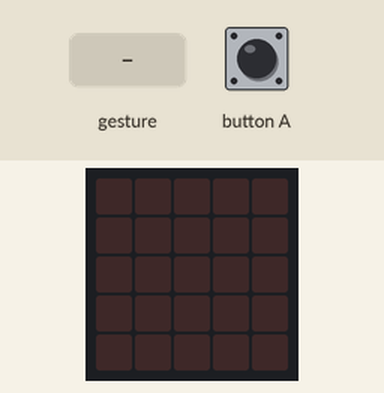
This program was run on a simulated BBC micro:bit (MakeCode). Parts: the board's 5×5 LED display. The test bench sets the inputs (shaded band). A tilt is held for 1.5 s and a shake lasts 1 s, then the board lies face up again.

Above: at 1.2 s.
1.3 s: gesture 'shake'
At 1.9 s:
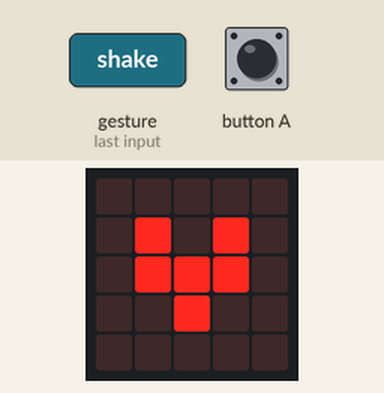
At 3.8 s:
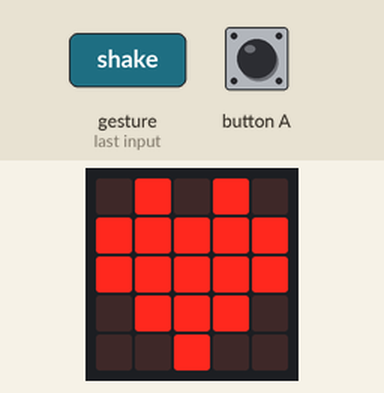
4.3 s: button A pressed for 0.15 s
At 5.3 s:
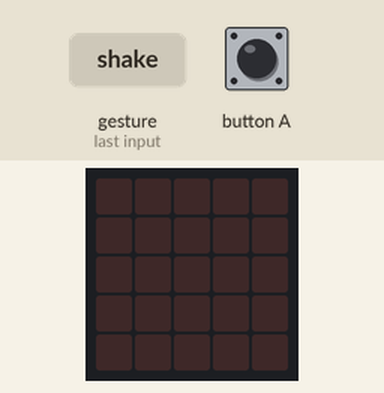
Timing chart, 0 to 7.3 s (numbered marks = the images above; inputs shaded):
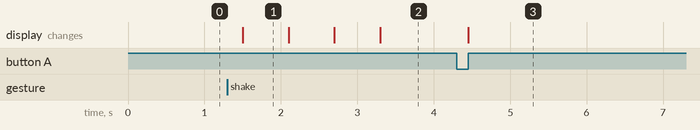

The program:

main.ts
```typescript
input.onButtonPressed(Button.A, function () {
    basic.clearScreen()
})
input.onGesture(Gesture.Shake, function () {
    basic.showIcon(IconNames.SmallHeart)
    basic.showIcon(IconNames.Heart)
    basic.showIcon(IconNames.SmallHeart)
    basic.showIcon(IconNames.Heart)
})
basic.forever(function () {

})
```

test.ts
```typescript
// テストはここに来ます。このパッケージが拡張機能として使用されるときにはコンパイルされません。
```

Measured:
- after the input at 1.3 s, the display: changes after 0.20 s (image 1)
- after the input at 4.3 s, the display: changes after 0.15 s (image 3)
- what the display in image 1 shows lasts 0.6 s, from 1.5 s to 2.1 s
